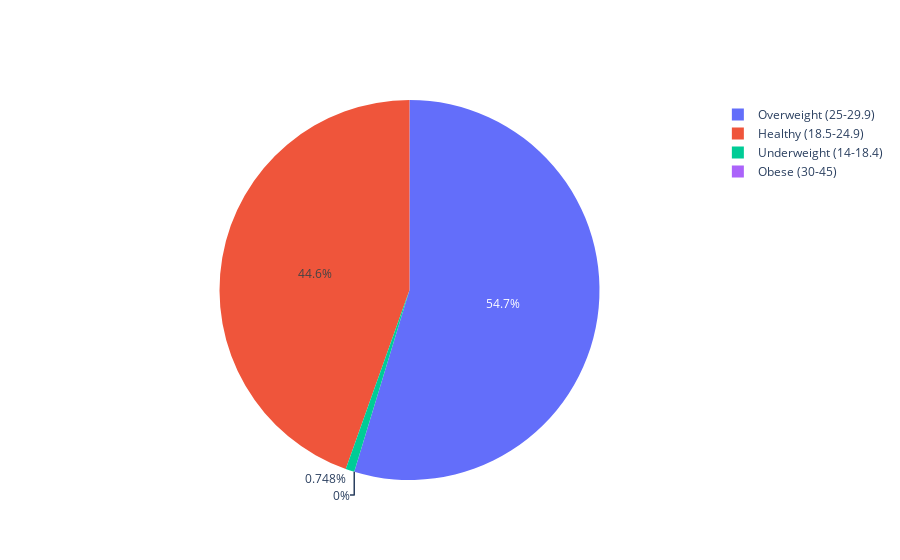

Notebook code cell kept with this figure:
### Markdown cell above
## Presence of Cardiovascular Disease on different ranges of BMI (Using plotly)

### Code cell
f = plt.figure(figsize=(8, 5))
#sb.pointplot(data = cardio_data_bmi, x='cardio', y='age')

underweight_count = 0
healthy_count = 0
overweight_count = 0
obese_count = 0

labels = ['Underweight (14-18.4)', 'Healthy (18.5-24.9)', 'Overweight (25-29.9)', 'Obese (30-45)']

for k, res in enumerate(cardio_data_bmi[cardio_data_bmi['cardio'] == 1]['bmi']):
    if (res < 18.5):
        underweight_count+=1
    elif ((res >= 18.5) & (res < 25)):
        healthy_count+=1
    elif ((res >= 25) & (res < 30)):
        overweight_count+=1
    elif (res >= 45):
        obese_count+=1

values = [underweight_count, healthy_count, overweight_count, obese_count]
print(values)
fig = go.Figure(data=[go.Pie(labels=labels, values=values)])
fig.show()

### Figure 1 — Plotly figure (JSON) as saved in the notebook; plotly's stock layout.template omitted (floating-point values rounded to 4 significant figures)
{"data": [{"labels": ["Underweight (14-18.4)", "Healthy (18.5-24.9)", "Overweight (25-29.9)", "Obese (30-45)"], "type": "pie", "values": [169, 10060, 12350, 0]}], "layout": {}}
